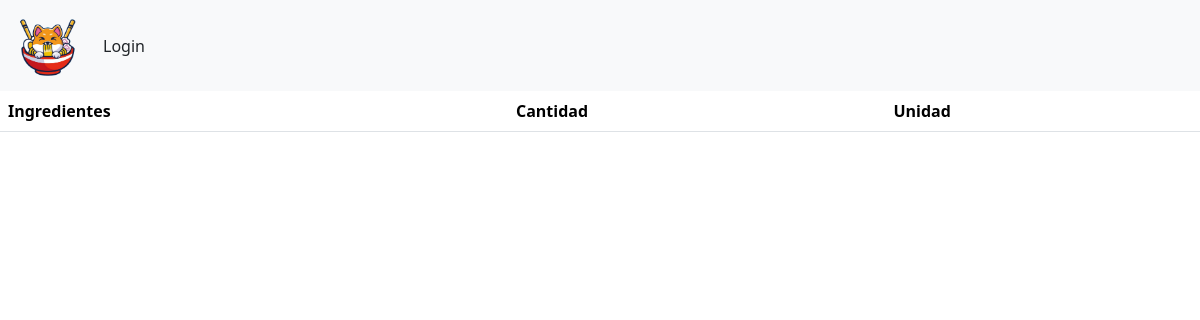
/listaringredientes, run on an earlier commit of the app's database.
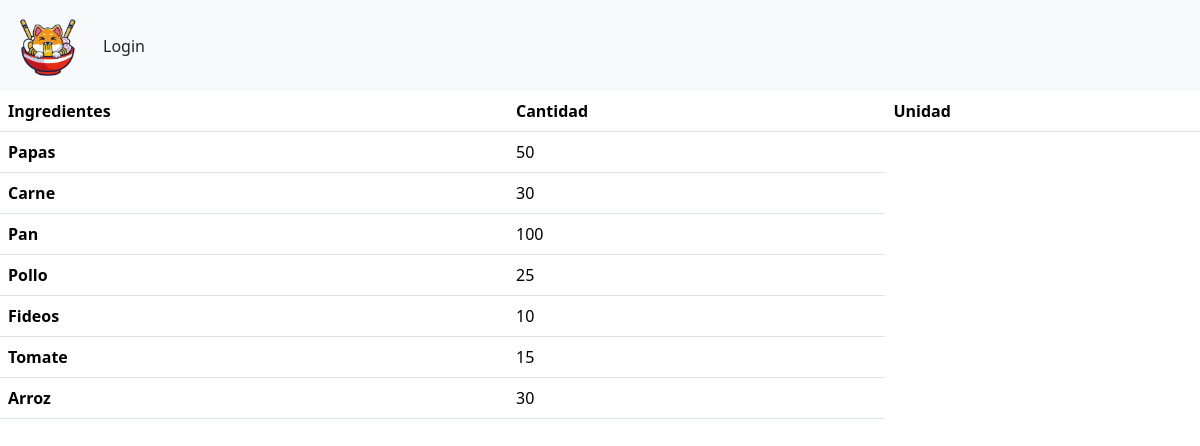
And on a later commit of the database.
### appweb/models.py (models this page shows, shortened)
class Bodega(models.Model):
    ID_Ing_Bod = models.IntegerField(primary_key=True,help_text="Id del ingrediente en la bodega")
    Cantidad = models.IntegerField(help_text="Cantidad de ingredientes en bodega")
    ID_Ingrediente = models.ForeignKey(Ingredientes, on_delete=models.CASCADE, help_text="Id del ingrediente")

class Ingredientes(models.Model):
    ID_Ingrediente = models.IntegerField(primary_key=True,help_text="Id del ingrediente")
    nombre = models.CharField(max_length=50 , help_text="nombre del ingrediente")
    Costo = models.IntegerField(help_text="Valor del ingrediente")
    unidad_medida = models.CharField(max_length=4 , help_text="Unidad de medida del ingrediente")
    def __str__(self):
        return self.nombre

### appweb/views.py (the view)
# urls.py: path('listaringredientes', listaringredientes, name='listaringredientes' )
def listaringredientes (request):
    ingredientes = Bodega.objects.all()
    data = {
        'mis_ingredientes' : ingredientes
    }
    return render(request,"mantenedor/admin/listaringredientes.html", data)

### appweb/templates/mantenedor/admin/listaringredientes.html
{% extends 'base.html' %}
{% block contenido %}
<table class="table">
    <thead>
      <tr>
        <th scope="col">Ingredientes</th>
        <th scope="col">Cantidad</th>
        <th scope="col">Unidad</th>
      </tr>
    </thead>
    <tbody>
        {% for i in mis_ingredientes %}
      <tr>
        <th scope="row"> {{ i.ID_Ingrediente }} </th>
        <td> {{ i.Cantidad }} </td>
      </tr>
      {% endfor %}
    </tbody>
  </table>
  {% endblock %}

### appweb/templates/base.html (shortened to what this page needs)
<!DOCTYPE html>
<html lang="en">
<head>
  {% load static%}
  <link href="https://cdn.jsdelivr.net/npm/bootstrap@5.3.3/dist/css/bootstrap.min.css" rel="stylesheet">
  <link rel="stylesheet"  href="{% static 'design/design.css' %}">
  <link rel="stylesheet" href="https://cdnjs.cloudflare.com/ajax/libs/font-awesome/4.7.0/css/font-awesome.min.css">
</head>
<body>
  <nav class="navbar navbar-expand-lg bg-body-tertiary">
    <div class="container-fluid">
      <a class="navbar-brand" href="{% url 'index' %}"><img class="logo"src="{% static 'image/TecnoFood.png' %}" alt="Logo" style="width:75px;height:65px;"></a>
      <div class="collapse navbar-collapse" id="navbarSupportedContent">
        {% if user.is_authenticated and user.is_superuser == False %}
        <ul class="navbar-nav me-auto mb-2 mb-lg-0">
          <a class="nav-link" href="#" role="button" data-bs-toggle="dropdown" aria-expanded="false">
            Bienvenido {{user.username}}
          </a>
          <li class="nav-item">
            <a class="nav-link" href="">Compra en Linea</a>
          </li>
        </ul>
        {% else %}
        <a class="nav-link" href="{% url 'login' %}">Login</a>
      {% endif %}
      </div>
    </div>
  </nav>
  <main>
      {% block contenido %}
      {% endblock %}
  </main>
</body>
</html>

What changed in the data, as far as the page shows it:
added Bodega: ID_Ingrediente "Papas", Cantidad "50"
added Bodega: ID_Ingrediente "Carne", Cantidad "30"
added Bodega: ID_Ingrediente "Pan", Cantidad "100"
added Bodega: ID_Ingrediente "Pollo", Cantidad "25"
added Bodega: ID_Ingrediente "Fideos", Cantidad "10"
added Bodega: ID_Ingrediente "Tomate", Cantidad "15"
added Bodega: ID_Ingrediente "Arroz", Cantidad "30"
